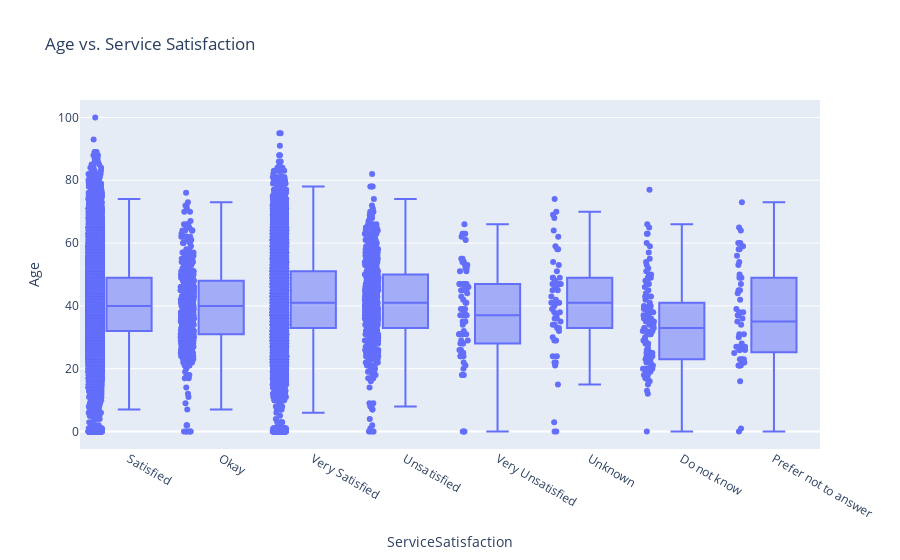

The notebook cell this image was saved under:
### Code cell
# Relationship between Age and ServiceSatisfaction
fig = px.box(data, x='ServiceSatisfaction', y='Age', points="all", title='Age vs. Service Satisfaction')
fig.show()

### Figure 1 — Plotly figure (JSON) as saved in the notebook; plotly's stock layout.template omitted (floating-point values rounded to 4 significant figures; data arrays with more than 128 entries replaced by an {"elided": "..."} marker saying what was removed)
{"data": [{"alignmentgroup": "True", "boxpoints": "all", "hovertemplate": "ServiceSatisfaction=%{x}<br>Age=%{y}<extra></extra>", "legendgroup": "", "marker": {"color": "#636efa"}, "name": "", "notched": false, "offsetgroup": "", "orientation": "v", "showlegend": false, "type": "box", "x": {"elided": "41384 str values"}, "x0": " ", "xaxis": "x", "y": {"elided": "41384 int values"}, "y0": " ", "yaxis": "y"}], "layout": {"boxmode": "group", "legend": {"tracegroupgap": 0}, "title": {"text": "Age vs. Service Satisfaction"}, "xaxis": {"anchor": "y", "domain": [0, 1], "title": {"text": "ServiceSatisfaction"}}, "yaxis": {"anchor": "x", "domain": [0, 1], "title": {"text": "Age"}}}}
